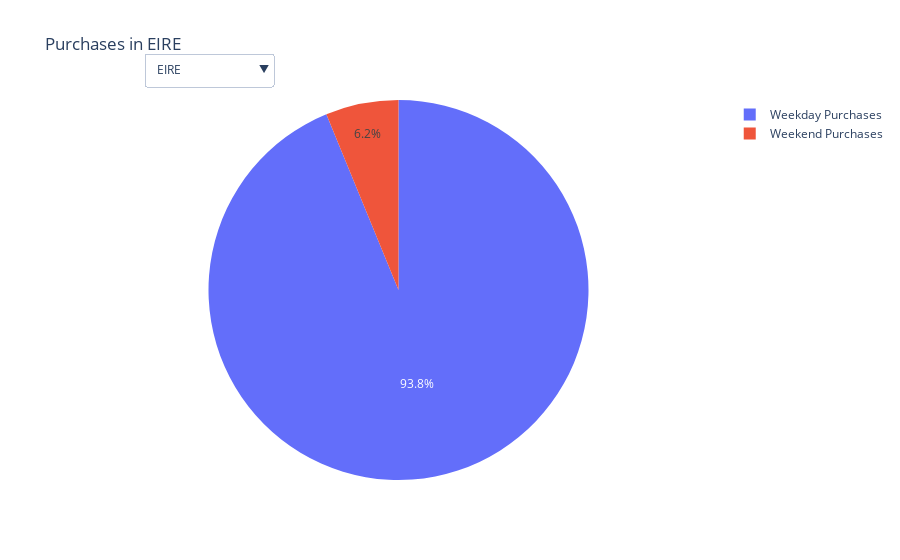

Write notebook code for a chart like this one.
### Code cell
countries = country_weekend_analysis['Country'].tolist()

initial_country = countries[0]
fig = go.Figure()

# Function to create pie chart
def create_pie_chart(country):
    country_data = country_weekend_analysis[country_weekend_analysis['Country'] == country].iloc[0]  # Adjusted to filter by country
    labels = ['Weekend Purchases', 'Weekday Purchases']
    values = [
        country_data['Is_weekend'],
        country_data['Weekday_Purchases']
    ]
    return go.Pie(labels=labels, values=values, name="")

# Add trace for the initial country
fig.add_trace(create_pie_chart(initial_country))

# Update layout to add dropdown
fig.update_layout(
    title=f"Purchases in {initial_country}",
    updatemenus=[
        dict(
            buttons=[
                dict(label=country,
                     method='restyle',
                     args=[{
                         'values': [
                             [
                                country_weekend_analysis[country_weekend_analysis['Country'] == country].iloc[0]['Is_weekend'],
                                country_weekend_analysis[country_weekend_analysis['Country'] == country].iloc[0]['Weekday_Purchases']
                             ]
                         ],
                         'labels': [['Weekend Purchases', 'Weekday Purchases']]
                     }])
                for country in countries
            ],
            direction="down",
            pad={"r": 10, "t": 10},
            showactive=True,
            x=0.1,
            xanchor="left",
            y=1.15,
            yanchor="top"
        ),
    ]
)

fig.show()

### Figure 1 — Plotly figure (JSON) as saved in the notebook; plotly's stock layout.template omitted (floating-point values rounded to 4 significant figures)
{"data": [{"labels": ["Weekend Purchases", "Weekday Purchases"], "name": "", "type": "pie", "values": [464, 7021]}], "layout": {"title": {"text": "Purchases in EIRE"}, "updatemenus": [{"buttons": [{"args": [{"labels": [["Weekend Purchases", "Weekday Purchases"]], "values": [[464, 7021]]}], "label": "EIRE", "method": "restyle"}, {"args": [{"labels": [["Weekend Purchases", "Weekday Purchases"]], "values": [[649, 7842]]}], "label": "France", "method": "restyle"}, {"args": [{"labels": [["Weekend Purchases", "Weekday Purchases"]], "values": [[797, 8698]]}], "label": "Germany", "method": "restyle"}, {"args": [{"labels": [["Weekend Purchases", "Weekday Purchases"]], "values": [[60103, 301775]]}], "label": "United Kingdom", "method": "restyle"}], "direction": "down", "pad": {"r": 10, "t": 10}, "showactive": true, "x": 0.1, "xanchor": "left", "y": 1.15, "yanchor": "top"}]}}
